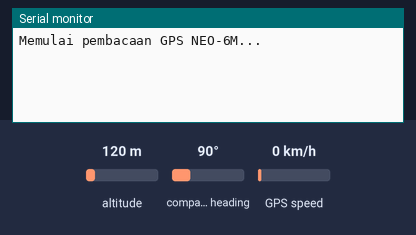
Simulated run of this sketch. Board: ESP32. On the bench: the last lines printed to the serial monitor. The inputs (shaded band) are chosen by the test bench; at power-on: altitude 120 m, compass heading 90°, GPS speed 0 km/h. The GPS gets a fix after 3 s at 37.7749, -122.4194 with 8 satellites.

Above: at 1.2 s.
1.3 s: altitude set to 20 m
At 3.4 s:
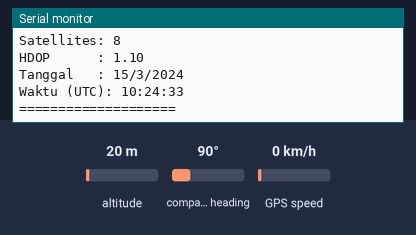
4.5 s: altitude set to 250 m
At 5.8 s:
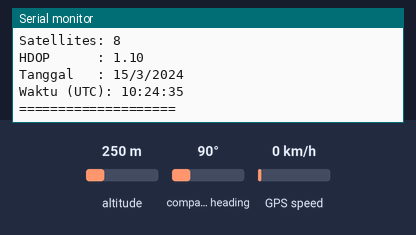
Timing chart, 0 to 7.5 s (numbered marks = the images above; inputs shaded):
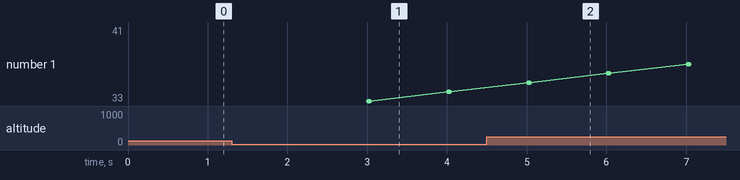

Measured:
- after the input at 1.3 s, the serial monitor: prints a new line after 1.7 s (image 1)
- after the input at 4.5 s, the serial monitor: prints a new line after 0.51 s (image 2)

The sketch:

tes_motor.ino
```cpp
#include <TinyGPSPlus.h>
#include <HardwareSerial.h>

TinyGPSPlus gps;              // Buat objek GPS
HardwareSerial gpsSerial(2);  // Gunakan UART2 ESP32 (GPIO16,17)

void setup() {
  Serial.begin(115200);                 // Serial Monitor
  gpsSerial.begin(9600, SERIAL_8N1, 16, 17); // RX=16, TX=17
  Serial.println("Memulai pembacaan GPS NEO-6M...");
}

void loop() {
  while (gpsSerial.available() > 0) {
    gps.encode(gpsSerial.read());  // Parsing data GPS

    if (gps.location.isUpdated()) {
      Serial.println("===== DATA GPS =====");
      Serial.print("Latitude : "); Serial.println(gps.location.lat(), 6);
      Serial.print("Longitude: "); Serial.println(gps.location.lng(), 6);
      Serial.print("Altitude : "); Serial.print(gps.altitude.meters()); Serial.println(" m");
      Serial.print("Satellites: "); Serial.println(gps.satellites.value());
      Serial.print("HDOP      : "); Serial.println(gps.hdop.hdop());

      Serial.print("Tanggal   : ");
      Serial.print(gps.date.day()); Serial.print("/");
      Serial.print(gps.date.month()); Serial.print("/");
      Serial.println(gps.date.year());

      Serial.print("Waktu (UTC): ");
      Serial.print(gps.time.hour()); Serial.print(":");
      Serial.print(gps.time.minute()); Serial.print(":");
      Serial.println(gps.time.second());
      Serial.println("====================\n");
    }
  }
}
```
